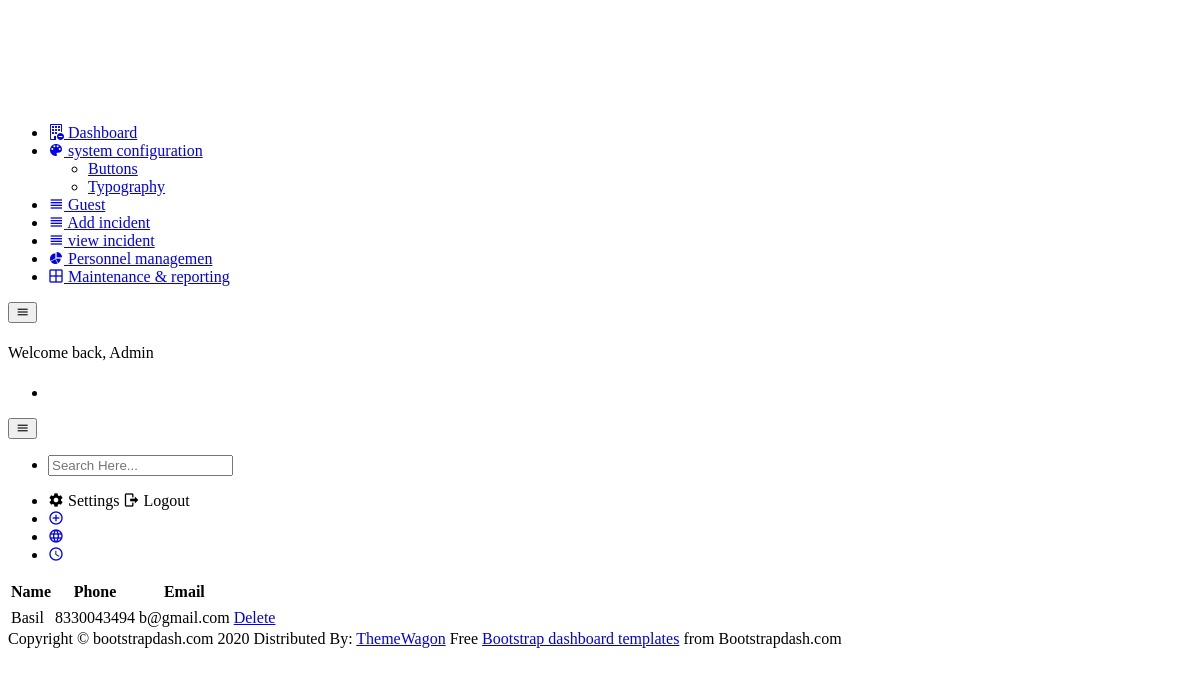
Page /viewGuest on the committed database.
### fsApp/models.py (models this page shows, shortened)
class Guest(models.Model):
    user = models.OneToOneField(User,on_delete=models.CASCADE,primary_key=True,related_name='Guest')
    Name = models.CharField(max_length=20)
    Phone = models.CharField(max_length=10)
    Email = models.EmailField()

### fsApp/Adminviews.py (the view)
# urls.py: path('viewGuest',Adminviews.viewGuest,name='viewGuest'),
def viewGuest(request):
    GustsDtl = Guest.objects.all()
    return render(request,'admin/ViewGuests.html',{'GustsDtl':GustsDtl})

### templates/admin/ViewGuests.html (shortened to what this page needs)
{% extends 'fsAdminIndex.html' %}
{% block content %}
<table class="table table-striped table-hover">
    <tr>
        <thead>
        <th>Name</th>
        <th>Phone</th>
        <th>Email</th>
        </thead>
    </tr>
    <tr>
        <tbody>
        {% for i in GustsDtl %}
        <td>{{i.Name}}</td>
        <td>{{i.Phone}}</td>
        <td>{{i.Email}}</td>
        <td> <a href="{% url 'deleteGuest' i.user_id %}">Delete</a> </td>
    </tr>
    {% endfor %}
</table>
{% endblock %}

### static/css/style.css (style rules this page uses)
:root { --primary: #2124B1; --secondary: #4777F5; --light: #F7FAFF; --dark: #1D1D27; }

### rows in the picture
Guest: Name "Basil", Phone "8330043494", Email "b@gmail.com"
